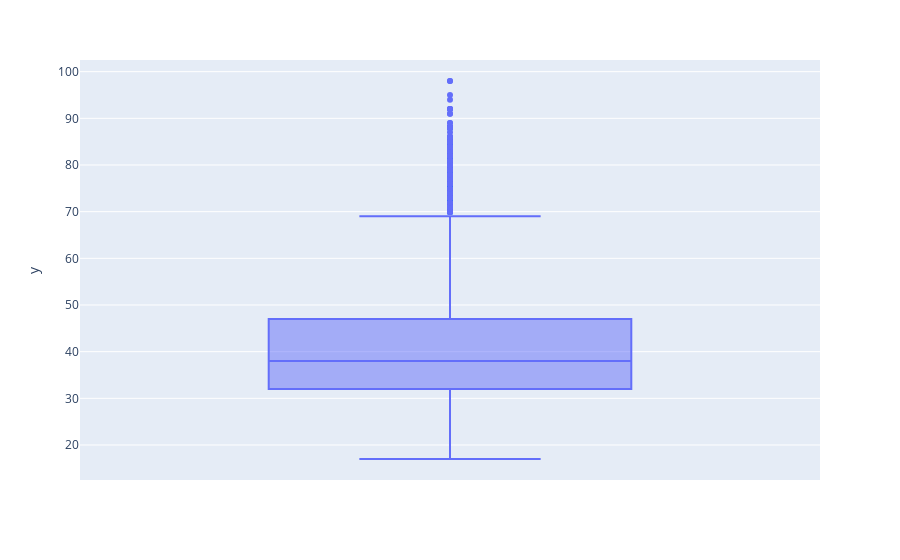

This figure's notebook cell:
### Markdown cell above
---

**AGE**

### Code cell
px.box(y=df['age'])

### Figure 1 — Plotly figure (JSON) as saved in the notebook; plotly's stock layout.template omitted (floating-point values rounded to 4 significant figures; data arrays with more than 128 entries replaced by an {"elided": "..."} marker saying what was removed)
{"data": [{"alignmentgroup": "True", "hovertemplate": "y=%{y}<extra></extra>", "legendgroup": "", "marker": {"color": "#636efa"}, "name": "", "notched": false, "offsetgroup": "", "orientation": "v", "showlegend": false, "type": "box", "x0": " ", "xaxis": "x", "y": {"elided": "41188 int values"}, "y0": " ", "yaxis": "y"}], "layout": {"boxmode": "group", "legend": {"tracegroupgap": 0}, "margin": {"t": 60}, "xaxis": {"anchor": "y", "domain": [0, 1]}, "yaxis": {"anchor": "x", "domain": [0, 1], "title": {"text": "y"}}}}
